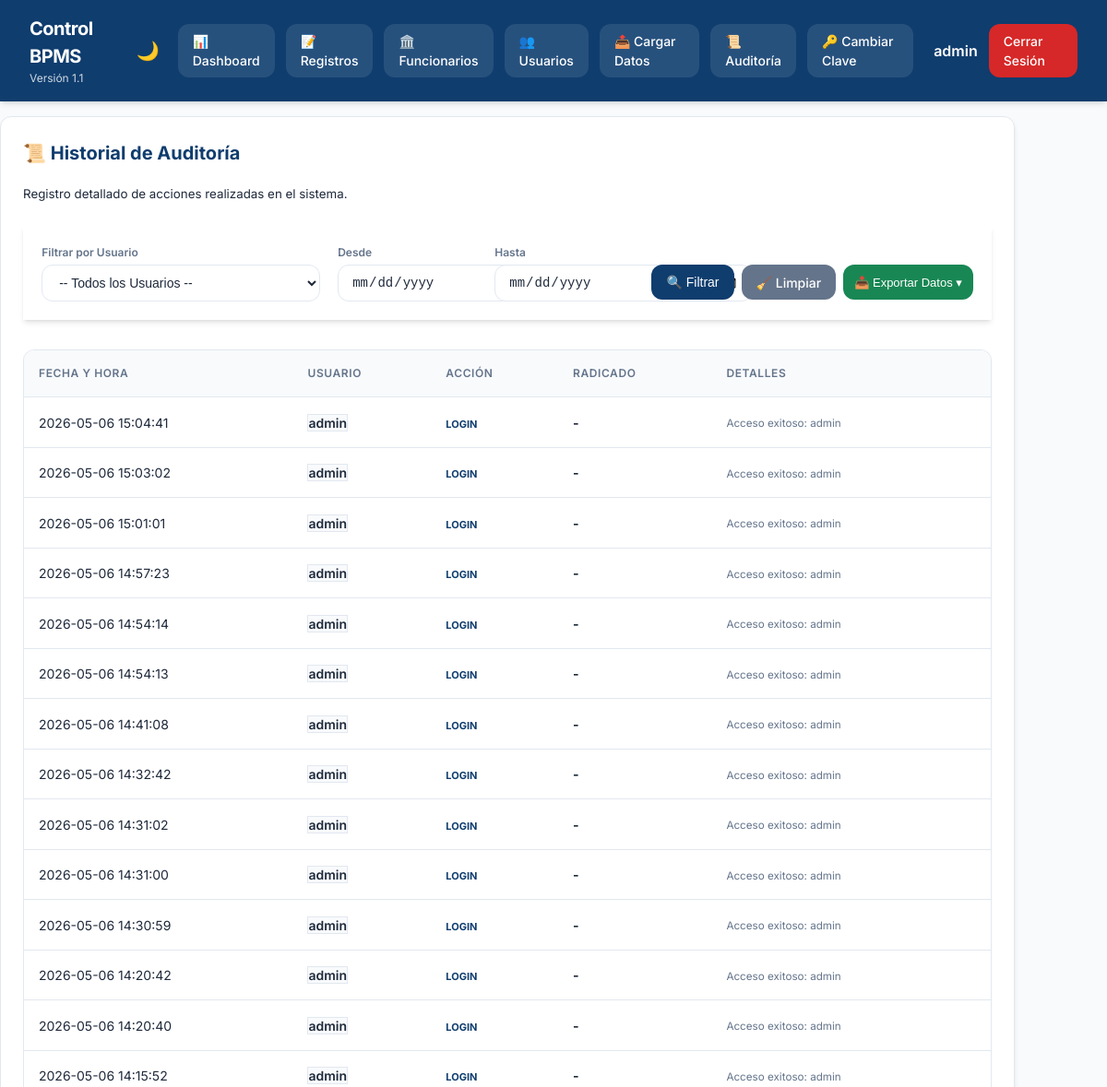
/admin/audit (signed in, upper part), run on an earlier commit of the app's database.
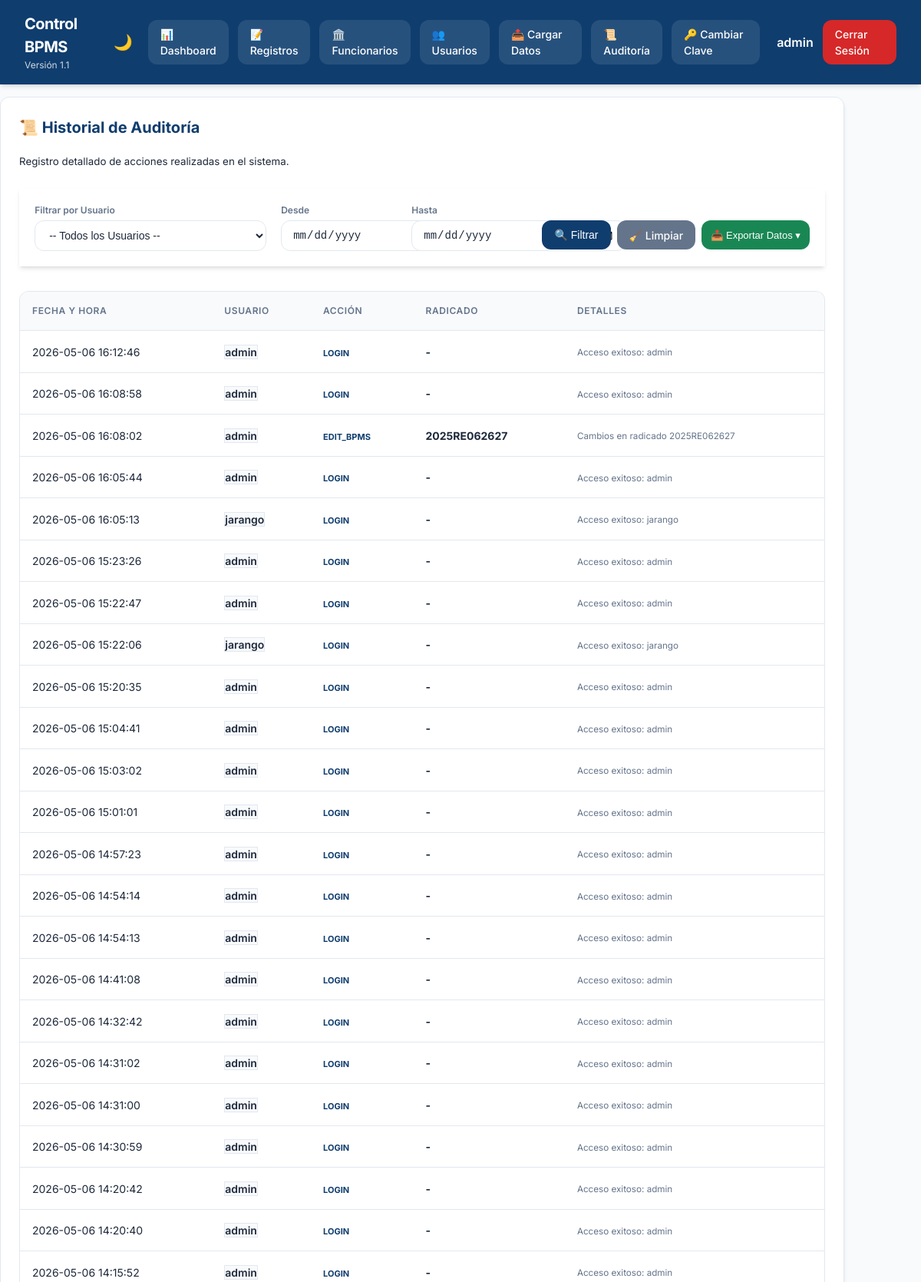
And on a later commit of the database.
### tables this page shows
CREATE TABLE users (id INTEGER PRIMARY KEY AUTOINCREMENT, username TEXT UNIQUE NOT NULL, password_hash TEXT NOT NULL, role TEXT NOT NULL CHECK(role IN ('admin','user')), full_name TEXT, is_active INTEGER DEFAULT 1, force_password_change INTEGER DEFAULT 1, last_login_at TEXT);

CREATE TABLE audit_logs (id INTEGER PRIMARY KEY AUTOINCREMENT, user_id INTEGER, action TEXT, details TEXT, radicado TEXT, created_at TEXT);

### app.py (the view)
@app.route("/admin/audit")
def admin_audit():
    user = current_user()
    if not user or user["role"] != "admin": return redirect(url_for("login"))
    uid = request.args.get("user_id", "")
    start = request.args.get("start_date", "")
    end = request.args.get("end_date", "")
    query = "SELECT a.*, u.username FROM audit_logs a LEFT JOIN users u ON a.user_id = u.id WHERE 1=1"
    params = []
    if uid:
        query += " AND a.user_id = ?"
        params.append(uid)
    if start:
        query += " AND a.created_at >= ?"
        params.append(f"{start} 00:00:00")
    if end:
        query += " AND a.created_at <= ?"
        params.append(f"{end} 23:59:59")
    query += " ORDER BY a.created_at DESC LIMIT 500"
    logs = database.query_all(query, tuple(params))
    users = database.query_all("SELECT id, username, full_name FROM users ORDER BY full_name")
    return render_template("admin_audit.html", title="Auditoría", user=user, logs=logs,
                           users_list=users, current_uid=uid, current_start=start, current_end=end)

### app.py (called while the page is built)
def current_user():
    username = session.get("username")
    return database.query_one("SELECT * FROM users WHERE username=?", (username,)) if username else None

### database.py (called while the page is built)
@contextmanager
def get_db():
    conn = sqlite3.connect(DB_PATH)
    conn.row_factory = sqlite3.Row
    try:
        yield conn
    finally:
        conn.close()

def query_all(sql, params=()):
    with get_db() as conn:
        return [dict(row) for row in conn.execute(sql, params).fetchall()]

def query_one(sql, params=()):
    with get_db() as conn:
        row = conn.execute(sql, params).fetchone()
        return dict(row) if row else None

### templates/admin_audit.html (shortened to what this page needs)
{% extends "base.html" %}
{% block content %}
<div class="panel narrow" style="max-width: 1100px;">
    <h2>📜 Historial de Auditoría</h2>
    <p><small>Registro detallado de acciones realizadas en el sistema.</small></p>
    <form class="filters glass" method="get" style="margin-top: 1.5rem; padding: 1.2rem; display: flex; flex-direction: row; flex-wrap: wrap; align-items: flex-end; gap: 1.2rem; position: relative; z-index: 1050; overflow: visible !important;">
        <div class="field" style="flex: 2; min-width: 200px;">
            <label>Filtrar por Usuario</label>
            <select name="user_id">
                <option value="">-- Todos los Usuarios --</option>
            </select>
        </div>
        <div class="field" style="flex: 1; min-width: 140px;">
            <label>Desde</label>
            <input type="date" name="start_date" value="{{ current_start }}">
        </div>
        <div class="field" style="flex: 1; min-width: 140px;">
            <label>Hasta</label>
            <input type="date" name="end_date" value="{{ current_end }}">
        </div>
        <div style="display: flex; gap: 0.5rem; align-items: center; padding-bottom: 2px;">
            <button type="submit" class="btn btn-primary" style="height: 38px;">🔍 Filtrar</button>
            <a href="{{ url_for('admin_audit') }}" class="btn btn-muted" style="height: 38px; display: flex; align-items: center;">🧹 Limpiar</a>
            <div class="export-dropdown">
                <button type="button" class="btn btn-success" style="padding: 6px 12px; font-size: 13px; height: 38px;">📥 Exportar Datos ▾</button>
            </div>
        </div>
    </form>
    <div class="table-wrap" style="padding: 0; margin-top: 2rem;">
        <table>
            <thead>
                <tr>
                    <th>Fecha y Hora</th>
                    <th>Usuario</th>
                    <th>Acción</th>
                    <th>Radicado</th>
                    <th>Detalles</th>
                </tr>
            </thead>
            <tbody>
                {% for log in logs %}
                <tr>
                    <td style="white-space: nowrap;">{{ log.created_at }}</td>
                    <td><span class="badge" style="background: var(--bg); border: 1px solid var(--border); font-weight: 600;">{{ log.username or 'SISTEMA' }}</span></td>
                    <td><b style="font-size: 11px; color: var(--primary);">{{ log.action }}</b></td>
                    <td><b>{{ log.radicado or '-' }}</b></td>
                    <td><small style="color: var(--text-muted);">{{ log.details }}</small></td>
                </tr>
                {% endfor %}
            </tbody>
        </table>
    </div>
</div>
{% endblock %}

### templates/base.html (shortened to what this page needs)
<!DOCTYPE html>
<html lang="es">
<head>
    <link rel="stylesheet" href="{{ url_for('static', filename='styles.css') }}">
</head>
<body class="{% if request.cookies.get('theme') == 'dark' %}dark-mode{% endif %}">
    {% if user %}
    <header class="topbar">
        <div class="topbar-left">
            <h1>Control BPMS</h1>
            <div class="sub">Versión 1.1</div>
        </div>
        <nav class="nav-right">
            <button class="theme-toggle" id="themeToggle" title="Cambiar tema">
                {% if request.cookies.get('theme') == 'dark' %}☀️{% else %}🌙{% endif %}
            </button>
            <a href="{{ url_for('dashboard') }}" class="navbtn">📊 Dashboard</a>
            <a href="{{ url_for('registros') }}" class="navbtn">📝 Registros</a>
            {% if user.role == 'admin' %}
            <a href="{{ url_for('admin_hacienda') }}" class="navbtn">🏛️ Funcionarios</a>
            <a href="{{ url_for('admin_users') }}" class="navbtn">👥 Usuarios</a>
            <a href="{{ url_for('admin_upload') }}" class="navbtn">📤 Cargar Datos</a>
            <a href="{{ url_for('admin_audit') }}" class="navbtn">📜 Auditoría</a>
            {% endif %}
            <a href="{{ url_for('change_password') }}" class="navbtn">🔑 Cambiar Clave</a>
            <span class="user-badge" style="margin-left: 10px; font-weight: 600;">{{ user.username }}</span>
            <a href="{{ url_for('logout') }}" class="logout">Cerrar Sesión</a>
        </nav>
    </header>
    {% endif %}
    <main class="content">
        {% block content %}{% endblock %}
    </main>
</body>
</html>

### static/styles.css (style rules this page uses)
:root { --primary: #0f3d6e; --primary-light: #1e56a0; --secondary: #f77f00; --success: #198754; --danger: #d62828; --warning: #fcbf49; --info: #4cc9f0; --bg: #f8fafc; --surface: #ffffff; --text: #1e293b; --text-muted: #64748b; --border: #e2e8f0; --shadow: 0 4px 6px -1px rgb(0 0 0 / 0.1), 0 2px 4px -2px rgb(0 0 0 / 0.1); --glass-bg: rgba(255, 255, 255, 0.7); --glass-border: rgba(255, 255, 255, 0.3); --radius: 12px; --transition: all 0.3s cubic-bezier(0.4, 0, 0.2, 1); }
* { box-sizing: border-box; margin: 0; padding: 0; }
body { font-family: 'Inter', system-ui, -apple-system, sans-serif; background-color: var(--bg); color: var(--text); line-height: 1.5; transition: var(--transition); min-height: 100vh; }
.glass { background: var(--glass-bg); backdrop-filter: blur(12px); -webkit-backdrop-filter: blur(12px); border: 1px solid var(--glass-border); box-shadow: var(--shadow); }
.topbar { display: flex; justify-content: space-between; align-items: center; padding: 1rem 2rem; background-color: var(--primary); color: white; position: sticky; top: 0; z-index: 1000; box-shadow: var(--shadow); }
.topbar-left h1 { font-size: 1.25rem; font-weight: 700; letter-spacing: -0.025em; }
.topbar-left .sub { font-size: 0.75rem; opacity: 0.8; }
.nav-right { display: flex; gap: 0.75rem; align-items: center; }
.navbtn, .logout, .btn { padding: 0.5rem 1rem; border-radius: var(--radius); text-decoration: none; font-weight: 500; font-size: 0.875rem; transition: var(--transition); border: none; cursor: pointer; display: inline-flex; align-items: center; gap: 0.5rem; }
.navbtn { background: rgba(255, 255, 255, 0.1); color: white; }
.logout { background: var(--danger); color: white; }
.theme-toggle { background: transparent; border: none; color: white; font-size: 1.25rem; cursor: pointer; padding: 0.5rem; border-radius: 50%; transition: var(--transition); }
.filters { display: flex; flex-wrap: wrap; gap: 0.75rem; padding: 0 2rem 1.5rem; align-items: center; }
.filters select, .filters input, .stack input, .stack select, textarea { padding: 0.625rem 0.875rem; border: 1px solid var(--border); border-radius: var(--radius); background-color: var(--surface); color: var(--text); font-size: 0.875rem; transition: var(--transition); outline: none; }
.filters input { min-width: 280px; }
.btn-primary { background: var(--primary); color: white; }
.btn-muted { background: var(--text-muted); color: white; }
.btn-success { background: var(--success); color: white; }
.table-wrap { padding: 0 2rem 2rem; overflow-x: auto; }
table { width: 100%; border-collapse: separate; border-spacing: 0; background-color: var(--surface); border-radius: var(--radius); overflow: hidden; border: 1px solid var(--border); box-shadow: var(--shadow); }
th, td { padding: 1rem; font-size: 0.875rem; text-align: left; border-bottom: 1px solid var(--border); }
th { background-color: var(--bg); font-weight: 600; color: var(--text-muted); text-transform: uppercase; font-size: 0.75rem; letter-spacing: 0.05em; position: sticky; top: 0; }
.panel { background-color: var(--surface); border: 1px solid var(--border); border-radius: var(--radius); padding: 1.5rem; box-shadow: var(--shadow); }
.panel h2 { margin-bottom: 1rem; font-size: 1.25rem; color: var(--primary); }
.field { display: flex; flex-direction: column; gap: 0.25rem; }
.field label { font-size: 0.75rem; font-weight: 600; color: var(--text-muted); }
.card, tr, .panel { animation: fadeIn 0.4s ease-out forwards; }
.export-dropdown { position: relative; display: inline-block; z-index: 1010; }

What changed in the data, as far as the page shows it:
added audit_logs: created_at "2026-05-06 16:12:46", username "admin", action "LOGIN", radicado "-", details "Acceso exitoso: admin"
added audit_logs: created_at "2026-05-06 16:08:58", username "admin", action "LOGIN", radicado "-", details "Acceso exitoso: admin"
added audit_logs: created_at "2026-05-06 16:08:02", username "admin", action "EDIT_BPMS", radicado "2025RE062627", details "Cambios en radicado 2025RE062627"
added audit_logs: created_at "2026-05-06 16:05:44", username "admin", action "LOGIN", radicado "-", details "Acceso exitoso: admin"
added audit_logs: created_at "2026-05-06 16:05:13", username "jarango", action "LOGIN", radicado "-", details "Acceso exitoso: jarango"
added audit_logs: created_at "2026-05-06 15:23:26", username "admin", action "LOGIN", radicado "-", details "Acceso exitoso: admin"
added audit_logs: created_at "2026-05-06 15:22:47", username "admin", action "LOGIN", radicado "-", details "Acceso exitoso: admin"
added audit_logs: created_at "2026-05-06 15:22:06", username "jarango", action "LOGIN", radicado "-", details "Acceso exitoso: jarango"
added audit_logs: created_at "2026-05-06 15:20:35", username "admin", action "LOGIN", radicado "-", details "Acceso exitoso: admin"
